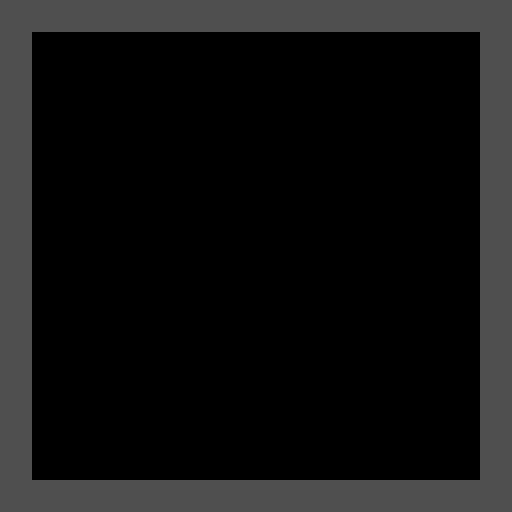

A 2D game scene composited from a Tiled map and its tileset images. What follows is a short description and the map's XML, with every tile layer's data as written:
An orthogonal 16x16 tile map with 32x32 px tiles, 1 tile layer (base) and 6 objects (player, itemRed, itemGreen, itemBlue, itemYellow, ...).

<map version="1.0" orientation="orthogonal" renderorder="right-down" width="16" height="16" tilewidth="32" tileheight="32" nextobjectid="11">
 <tileset firstgid="1" name="tiles" tilewidth="32" tileheight="32" tilecount="32" columns="4">
  <image source="tiles.png" width="128" height="256" />
 </tileset>
 <layer name="base" width="16" height="16">
  <data encoding="csv">
5,5,5,5,5,5,5,5,5,5,5,5,5,5,5,5,
5,0,0,0,0,0,0,0,0,0,0,0,0,0,0,5,
5,0,0,0,0,0,0,0,0,0,0,0,0,0,0,5,
5,0,0,0,0,0,0,0,0,0,0,0,0,0,0,5,
5,0,0,0,0,0,0,0,0,0,0,0,0,0,0,5,
5,0,0,0,0,0,0,0,0,0,0,0,0,0,0,5,
5,0,0,0,0,0,0,0,0,0,0,0,0,0,0,5,
5,0,0,0,0,0,0,0,0,0,0,0,0,0,0,5,
5,0,0,0,0,0,0,0,0,0,0,0,0,0,0,5,
5,0,0,0,0,0,0,0,0,0,0,0,0,0,0,5,
5,0,0,0,0,0,0,0,0,0,0,0,0,0,0,5,
5,0,0,0,0,0,0,0,0,0,0,0,0,0,0,5,
5,0,0,0,0,0,0,0,0,0,0,0,0,0,0,5,
5,0,0,0,0,0,0,0,0,0,0,0,0,0,0,5,
5,0,0,0,0,0,0,0,0,0,0,0,0,0,0,5,
5,5,5,5,5,5,5,5,5,5,5,5,5,5,5,5
</data>
 </layer>
 <objectgroup name="objects">
  <object id="1" name="player" type="player" x="127" y="447" width="30" height="30" />
  <object id="3" name="red" type="itemRed" x="37" y="452" width="24" height="24">
   <ellipse />
  </object>
  <object id="6" name="green" type="itemGreen" x="35" y="38" width="24" height="24">
   <ellipse />
  </object>
  <object id="7" name="blue" type="itemBlue" x="450" y="37" width="24" height="24">
   <ellipse />
  </object>
  <object id="8" name="yellow" type="itemYellow" x="450" y="451" width="24" height="24">
   <ellipse />
  </object>
  <object id="9" name="end" type="itemWhite" x="243" y="451" width="24" height="24">
   <ellipse />
  </object>
 </objectgroup>
</map>
